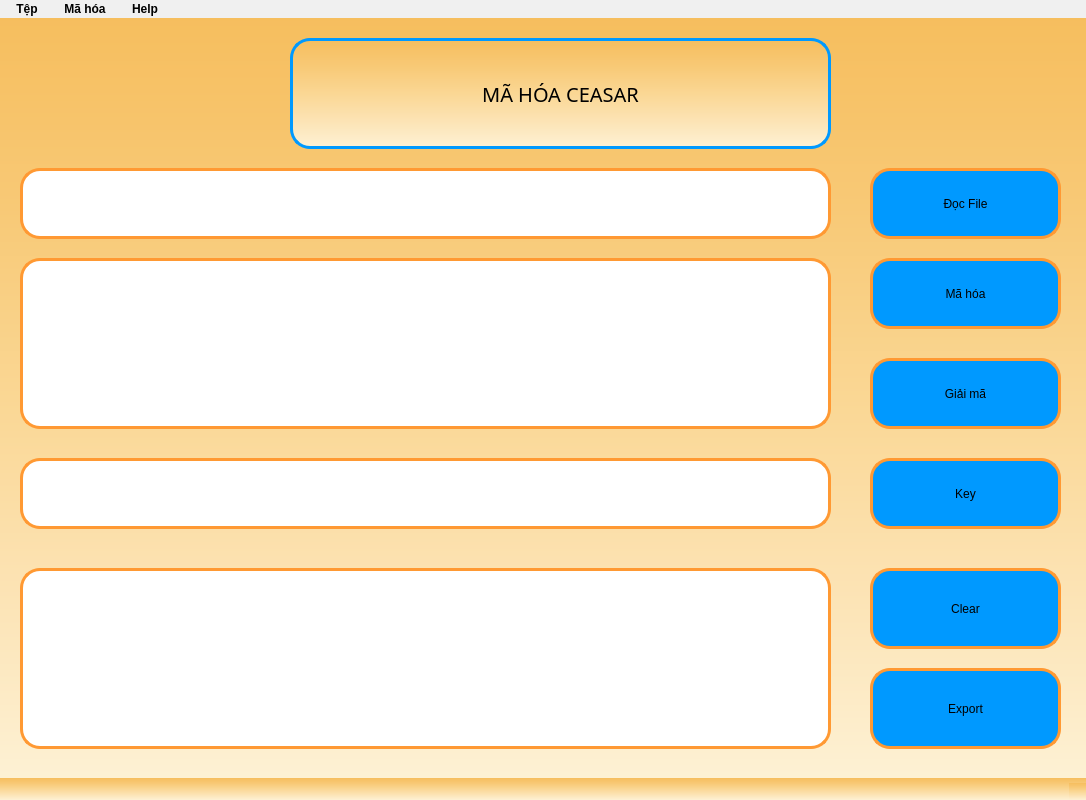
<?xml version="1.0" encoding="UTF-8"?>
<ui version="4.0">
 <class>XORCeasar</class>
 <widget class="QMainWindow" name="XORCeasar">
  <property name="geometry">
   <rect>
    <x>0</x>
    <y>0</y>
    <width>1086</width>
    <height>800</height>
   </rect>
  </property>
  <property name="windowTitle">
   <string>WXORCeasar</string>
  </property>
  <property name="windowIcon">
   <iconset>
    <normaloff>tainguyen/logo.ico</normaloff>tainguyen/logo.ico</iconset>
  </property>
  <property name="styleSheet">
   <string notr="true">
color:black;
background-color: qlineargradient(spread:pad, x1:0, y1:0, x2:0, y2:1, stop:0 #F6BE5E, stop:0.25 #F8C976, stop:0.5 #FAD794, stop:0.75 #FCE3B4, stop:1 #FDF1D4);
</string>
  </property>
  <widget class="QWidget" name="centralwidget">
   <widget class="QLabel" name="label">
    <property name="geometry">
     <rect>
      <x>290</x>
      <y>20</y>
      <width>541</width>
      <height>111</height>
     </rect>
    </property>
    <property name="font">
     <font>
      <family>Montserrat</family>
      <pointsize>33</pointsize>
      <weight>9</weight>
      <italic>false</italic>
      <bold>false</bold>
     </font>
    </property>
    <property name="layoutDirection">
     <enum>Qt::LeftToRight</enum>
    </property>
    <property name="autoFillBackground">
     <bool>false</bool>
    </property>
    <property name="styleSheet">
     <string notr="true">font-size: 20px;
font: 75 33pt &quot;Montserrat&quot;;

border: 3px solid #0099FF;
border-radius: 20px;
color:black;

</string>
    </property>
    <property name="text">
     <string>MÃ HÓA CEASAR</string>
    </property>
    <property name="alignment">
     <set>Qt::AlignCenter</set>
    </property>
   </widget>
   <widget class="QPushButton" name="Btn_ReadFile">
    <property name="geometry">
     <rect>
      <x>870</x>
      <y>150</y>
      <width>191</width>
      <height>71</height>
     </rect>
    </property>
    <property name="cursor">
     <cursorShape>PointingHandCursor</cursorShape>
    </property>
    <property name="mouseTracking">
     <bool>false</bool>
    </property>
    <property name="tabletTracking">
     <bool>false</bool>
    </property>
    <property name="autoFillBackground">
     <bool>false</bool>
    </property>
    <property name="styleSheet">
     <string notr="true">QPushButton {
    border-radius: 20px;
    background-color: #0099FF;
    border: 3px solid #FF9933;
    font: 75 16pt &quot;Montserrat&quot;;
}

QPushButton:hover {
    background-color: white;
    border-color:#0099FF ;
    color: black;
}
</string>
    </property>
    <property name="text">
     <string>Đọc File</string>
    </property>
   </widget>
   <widget class="QPushButton" name="Btn_MaHoa">
    <property name="geometry">
     <rect>
      <x>870</x>
      <y>240</y>
      <width>191</width>
      <height>71</height>
     </rect>
    </property>
    <property name="cursor">
     <cursorShape>PointingHandCursor</cursorShape>
    </property>
    <property name="styleSheet">
     <string notr="true">QPushButton {
    border-radius: 20px;
    background-color: #0099FF;
    border: 3px solid #FF9933;
    font: 75 16pt &quot;Montserrat&quot;;
}

QPushButton:hover {
    background-color: white;
    border-color:#0099FF ;
    color: black;
}
</string>
    </property>
    <property name="text">
     <string>Mã hóa</string>
    </property>
   </widget>
   <widget class="QPushButton" name="Btn_GiaiMa">
    <property name="geometry">
     <rect>
      <x>870</x>
      <y>340</y>
      <width>191</width>
      <height>71</height>
     </rect>
    </property>
    <property name="cursor">
     <cursorShape>PointingHandCursor</cursorShape>
    </property>
    <property name="styleSheet">
     <string notr="true">QPushButton {
    border-radius: 20px;
    background-color: #0099FF;
    border: 3px solid #FF9933;
    font: 75 16pt &quot;Montserrat&quot;;
}

QPushButton:hover {
    background-color: white;
    border-color:#0099FF ;
    color: black;
}
</string>
    </property>
    <property name="text">
     <string>Giải mã</string>
    </property>
   </widget>
   <widget class="QLineEdit" name="tbPath">
    <property name="geometry">
     <rect>
      <x>20</x>
      <y>150</y>
      <width>811</width>
      <height>71</height>
     </rect>
    </property>
    <property name="font">
     <font>
      <family>Bebas Neue</family>
      <pointsize>12</pointsize>
     </font>
    </property>
    <property name="styleSheet">
     <string notr="true">background-color:white;
border-radius:20px;
color:black;
font: 12pt &quot;Bebas Neue&quot;;
border: 3px solid #FF9933;</string>
    </property>
    <property name="text">
     <string/>
    </property>
    <property name="maxLength">
     <number>32782</number>
    </property>
    <property name="frame">
     <bool>true</bool>
    </property>
    <property name="clearButtonEnabled">
     <bool>false</bool>
    </property>
   </widget>
   <widget class="QTextEdit" name="tbNoiDung">
    <property name="geometry">
     <rect>
      <x>20</x>
      <y>240</y>
      <width>811</width>
      <height>171</height>
     </rect>
    </property>
    <property name="font">
     <font>
      <family>Bebas Neue</family>
      <pointsize>12</pointsize>
     </font>
    </property>
    <property name="cursor" stdset="0">
     <cursorShape>IBeamCursor</cursorShape>
    </property>
    <property name="styleSheet">
     <string notr="true">QTextEdit {
    padding-top: 10px;
    padding-bottom: 10px;
    background-color: white;
    font: 12pt &quot;Bebas Neue&quot;;
    border-radius: 20px;
    color: black;
    border: 3px solid #FF9933;
}
</string>
    </property>
    <property name="html">
     <string>&lt;!DOCTYPE HTML PUBLIC &quot;-//W3C//DTD HTML 4.0//EN&quot; &quot;http://www.w3.org/TR/REC-html40/strict.dtd&quot;&gt;
&lt;html&gt;&lt;head&gt;&lt;meta name=&quot;qrichtext&quot; content=&quot;1&quot; /&gt;&lt;style type=&quot;text/css&quot;&gt;
p, li { white-space: pre-wrap; }
&lt;/style&gt;&lt;/head&gt;&lt;body style=&quot; font-family:'Bebas Neue'; font-size:12pt; font-weight:400; font-style:normal;&quot;&gt;
&lt;p style=&quot;-qt-paragraph-type:empty; margin-top:0px; margin-bottom:0px; margin-left:0px; margin-right:0px; -qt-block-indent:0; text-indent:0px;&quot;&gt;&lt;br /&gt;&lt;/p&gt;&lt;/body&gt;&lt;/html&gt;</string>
    </property>
   </widget>
   <widget class="QTextEdit" name="tbKetQua">
    <property name="geometry">
     <rect>
      <x>20</x>
      <y>550</y>
      <width>811</width>
      <height>181</height>
     </rect>
    </property>
    <property name="font">
     <font>
      <family>Bebas Neue</family>
      <pointsize>12</pointsize>
     </font>
    </property>
    <property name="cursor" stdset="0">
     <cursorShape>IBeamCursor</cursorShape>
    </property>
    <property name="styleSheet">
     <string notr="true">QTextEdit {
    padding-top: 10px;
    padding-bottom: 10px;
    background-color: white;
    font: 12pt &quot;Bebas Neue&quot;;
    border-radius: 20px;
    color: black;
    border: 3px solid #FF9933;
}
</string>
    </property>
   </widget>
   <widget class="QPushButton" name="Btn_Clear">
    <property name="geometry">
     <rect>
      <x>870</x>
      <y>550</y>
      <width>191</width>
      <height>81</height>
     </rect>
    </property>
    <property name="cursor">
     <cursorShape>PointingHandCursor</cursorShape>
    </property>
    <property name="styleSheet">
     <string notr="true">QPushButton {
    border-radius: 20px;
    background-color: #0099FF;
    border: 3px solid #FF9933;
    font: 75 16pt &quot;Montserrat&quot;;
}

QPushButton:hover {
    background-color: white;
    border-color:#0099FF ;
    color: black;
}
</string>
    </property>
    <property name="text">
     <string>Clear</string>
    </property>
   </widget>
   <widget class="QPushButton" name="Btn_WriteFile">
    <property name="geometry">
     <rect>
      <x>870</x>
      <y>650</y>
      <width>191</width>
      <height>81</height>
     </rect>
    </property>
    <property name="cursor">
     <cursorShape>PointingHandCursor</cursorShape>
    </property>
    <property name="styleSheet">
     <string notr="true">QPushButton {
    border-radius: 20px;
    background-color: #0099FF;
    border: 3px solid #FF9933;
    font: 75 16pt &quot;Montserrat&quot;;
}

QPushButton:hover {
    background-color: white;
    border-color:#0099FF ;
    color: black;
}
</string>
    </property>
    <property name="text">
     <string>Export</string>
    </property>
   </widget>
   <widget class="QLineEdit" name="tbKey">
    <property name="geometry">
     <rect>
      <x>20</x>
      <y>440</y>
      <width>811</width>
      <height>71</height>
     </rect>
    </property>
    <property name="font">
     <font>
      <family>Bebas Neue</family>
      <pointsize>12</pointsize>
     </font>
    </property>
    <property name="styleSheet">
     <string notr="true">background-color:white;
border-radius:20px;
color:black;
font: 12pt &quot;Bebas Neue&quot;;
border: 3px solid #FF9933;</string>
    </property>
    <property name="text">
     <string/>
    </property>
    <property name="maxLength">
     <number>32782</number>
    </property>
    <property name="frame">
     <bool>true</bool>
    </property>
    <property name="clearButtonEnabled">
     <bool>false</bool>
    </property>
   </widget>
   <widget class="QLabel" name="label_2">
    <property name="geometry">
     <rect>
      <x>870</x>
      <y>440</y>
      <width>191</width>
      <height>71</height>
     </rect>
    </property>
    <property name="styleSheet">
     <string notr="true">border-radius:20px;
background-color:#0099FF;
border: 3px solid #FF9933;
font: 75 16pt &quot;Montserrat&quot;;
</string>
    </property>
    <property name="text">
     <string>Key</string>
    </property>
    <property name="alignment">
     <set>Qt::AlignCenter</set>
    </property>
   </widget>
  </widget>
  <widget class="QMenuBar" name="menubar">
   <property name="geometry">
    <rect>
     <x>0</x>
     <y>0</y>
     <width>1086</width>
     <height>20</height>
    </rect>
   </property>
   <property name="styleSheet">
    <string notr="true">QMenuBar {
    background-color: #F0F0F0;
    font: bold 12px;
}

QMenuBar::item {
    spacing: 3px;
    padding: 2px 10px;
    background-color: #F0F0F0;
    color: black;
    border-radius: 5px;
}

QMenuBar::item:selected {
    background-color: #0099FF;
    color: white;
    border-radius: 5px;
}

QMenuBar::item:hover {
    background-color: white;
}
</string>
   </property>
   <widget class="QMenu" name="menuM_h_a">
    <property name="title">
     <string>Mã hóa</string>
    </property>
    <widget class="QMenu" name="menuThayThe">
     <property name="title">
      <string>Thay Thế</string>
     </property>
     <property name="icon">
      <iconset>
       <normaloff>../tainguyen/encrypt.png</normaloff>../tainguyen/encrypt.png</iconset>
     </property>
     <addaction name="actionVignere"/>
     <addaction name="separator"/>
     <addaction name="actionTrithemius"/>
     <addaction name="separator"/>
     <addaction name="actionBelasco"/>
    </widget>
    <widget class="QMenu" name="menuChuyenVi">
     <property name="title">
      <string>Chuyển Vị</string>
     </property>
     <property name="icon">
      <iconset>
       <normaloff>../tainguyen/encrypt.png</normaloff>../tainguyen/encrypt.png</iconset>
     </property>
     <addaction name="actionMotdong"/>
     <addaction name="separator"/>
     <addaction name="actionNhieudong"/>
    </widget>
    <widget class="QMenu" name="menuXOR">
     <property name="title">
      <string>XOR</string>
     </property>
     <property name="icon">
      <iconset>
       <normaloff>../tainguyen/encrypt.png</normaloff>../tainguyen/encrypt.png</iconset>
     </property>
     <addaction name="actionXOR_Ceasar"/>
     <addaction name="separator"/>
     <addaction name="actionXOR_Vignere"/>
     <addaction name="separator"/>
     <addaction name="actionXOR_Trithemius"/>
     <addaction name="separator"/>
     <addaction name="actionXOR_Belasco"/>
    </widget>
    <addaction name="menuThayThe"/>
    <addaction name="separator"/>
    <addaction name="menuChuyenVi"/>
    <addaction name="separator"/>
    <addaction name="menuXOR"/>
   </widget>
   <widget class="QMenu" name="menuT_p">
    <property name="title">
     <string>Tệp</string>
    </property>
    <addaction name="menuOpen"/>
    <addaction name="separator"/>
    <addaction name="menuSave"/>
    <addaction name="separator"/>
    <addaction name="actionTho_t"/>
   </widget>
   <widget class="QMenu" name="menuHelp">
    <property name="title">
     <string>Help</string>
    </property>
    <addaction name="menuWebsite"/>
    <addaction name="separator"/>
    <addaction name="menuAbout"/>
   </widget>
   <addaction name="menuT_p"/>
   <addaction name="menuM_h_a"/>
   <addaction name="menuHelp"/>
  </widget>
  <widget class="QStatusBar" name="statusbar"/>
  <action name="menuExit">
   <property name="text">
    <string>Thoát</string>
   </property>
  </action>
  <action name="menuOpen">
   <property name="icon">
    <iconset>
     <normaloff>../tainguyen/openfile.png</normaloff>../tainguyen/openfile.png</iconset>
   </property>
   <property name="text">
    <string>Open</string>
   </property>
   <property name="shortcut">
    <string>Ctrl+O</string>
   </property>
   <property name="iconVisibleInMenu">
    <bool>true</bool>
   </property>
  </action>
  <action name="menuSave">
   <property name="icon">
    <iconset>
     <normaloff>../tainguyen/save.png</normaloff>../tainguyen/save.png</iconset>
   </property>
   <property name="text">
    <string>Save</string>
   </property>
   <property name="shortcut">
    <string>Ctrl+S</string>
   </property>
  </action>
  <action name="menuWebsite">
   <property name="icon">
    <iconset>
     <normaloff>../tainguyen/global.png</normaloff>../tainguyen/global.png</iconset>
   </property>
   <property name="text">
    <string>Website</string>
   </property>
  </action>
  <action name="menuAbout">
   <property name="icon">
    <iconset>
     <normaloff>../tainguyen/aboutus.png</normaloff>../tainguyen/aboutus.png</iconset>
   </property>
   <property name="text">
    <string>About us</string>
   </property>
  </action>
  <action name="actionVignere">
   <property name="icon">
    <iconset>
     <normaloff>../tainguyen/encrypt1.png</normaloff>../tainguyen/encrypt1.png</iconset>
   </property>
   <property name="text">
    <string>Vignere</string>
   </property>
  </action>
  <action name="actionTrithemius">
   <property name="icon">
    <iconset>
     <normaloff>../tainguyen/encrypt1.png</normaloff>../tainguyen/encrypt1.png</iconset>
   </property>
   <property name="text">
    <string>Trithemius</string>
   </property>
  </action>
  <action name="actionBelasco">
   <property name="icon">
    <iconset>
     <normaloff>../tainguyen/encrypt1.png</normaloff>../tainguyen/encrypt1.png</iconset>
   </property>
   <property name="text">
    <string>Belasco</string>
   </property>
  </action>
  <action name="actionMotdong">
   <property name="icon">
    <iconset>
     <normaloff>../tainguyen/Arrow1.png</normaloff>../tainguyen/Arrow1.png</iconset>
   </property>
   <property name="text">
    <string>Trên 01 Dòng</string>
   </property>
  </action>
  <action name="actionNhieudong">
   <property name="icon">
    <iconset>
     <normaloff>../tainguyen/Arrow1.png</normaloff>../tainguyen/Arrow1.png</iconset>
   </property>
   <property name="text">
    <string>Trên Nhiều  Dòng</string>
   </property>
  </action>
  <action name="actionXOR_Ceasar">
   <property name="icon">
    <iconset>
     <normaloff>../tainguyen/xor.png</normaloff>../tainguyen/xor.png</iconset>
   </property>
   <property name="text">
    <string>XOR Ceasar</string>
   </property>
  </action>
  <action name="actionXOR_Vignere">
   <property name="icon">
    <iconset>
     <normaloff>../tainguyen/xor.png</normaloff>../tainguyen/xor.png</iconset>
   </property>
   <property name="text">
    <string>XOR Vignere</string>
   </property>
  </action>
  <action name="actionXOR_Trithemius">
   <property name="icon">
    <iconset>
     <normaloff>../tainguyen/xor.png</normaloff>../tainguyen/xor.png</iconset>
   </property>
   <property name="text">
    <string>XOR Trithemius</string>
   </property>
  </action>
  <action name="actionXOR_Belasco">
   <property name="icon">
    <iconset>
     <normaloff>../tainguyen/xor.png</normaloff>../tainguyen/xor.png</iconset>
   </property>
   <property name="text">
    <string>XOR Belasco</string>
   </property>
  </action>
  <action name="actionTho_t">
   <property name="icon">
    <iconset>
     <normaloff>../tainguyen/exit.png</normaloff>../tainguyen/exit.png</iconset>
   </property>
   <property name="text">
    <string>Thoát</string>
   </property>
  </action>
 </widget>
 <resources/>
 <connections/>
</ui>
